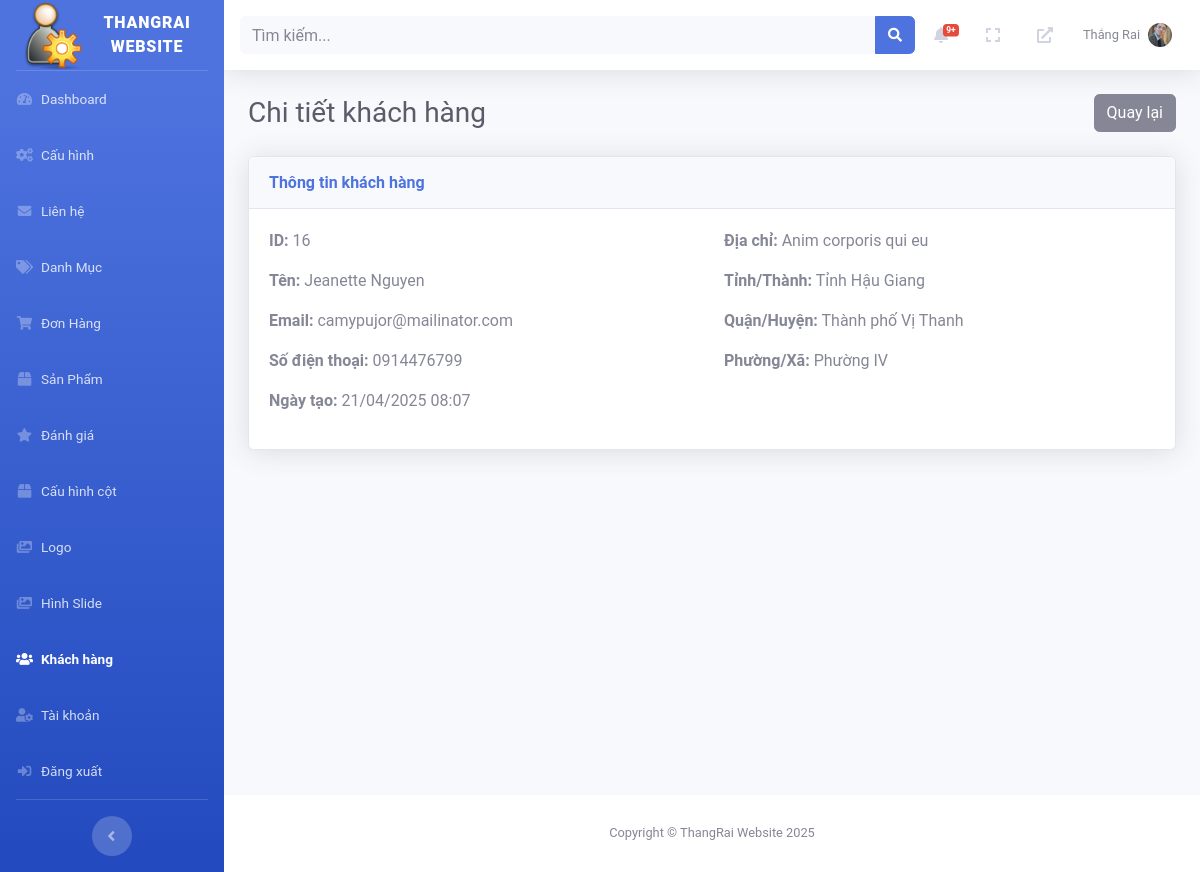
The page /admin/index.php?page=customers&subpage=view&id=16 (signed in) on the database its author committed.
### tables this page shows
CREATE TABLE `customers` (
  `id` int NOT NULL,
  `name` varchar(255) NOT NULL,
  `email` varchar(255) NOT NULL,
  `phone` varchar(20) DEFAULT NULL,
  `address` text,
  `province` varchar(100) NOT NULL,
  `district` varchar(100) NOT NULL,
  `ward` varchar(100) NOT NULL,
  `created_at` timestamp NULL DEFAULT CURRENT_TIMESTAMP,
  `password` varchar(255) NOT NULL DEFAULT ''
);

### admin/pages/customers/view.php (the view, shortened to what this page needs)
<?php
require_once 'C:/laragon/www/2/admin/config/db_connect.php';
$customer_id = isset($_GET['id']) ? (int)$_GET['id'] : 0;
$stmt = $pdo->prepare("SELECT * FROM customers WHERE id = ?");
$stmt->execute([$customer_id]);
$customer = $stmt->fetch(PDO::FETCH_ASSOC);
?>
<div class="d-sm-flex align-items-center justify-content-between mb-4">
    <h1 class="h3 mb-0 text-gray-800">Chi tiết khách hàng</h1>
    <a href="?page=customers" class="btn btn-secondary">Quay lại</a>
</div>
<div class="card shadow mb-4">
    <div class="card-header py-3">
        <h6 class="m-0 font-weight-bold text-primary">Thông tin khách hàng</h6>
    </div>
    <div class="card-body">
        <div class="row">
            <div class="col-md-6">
                <p><strong>ID:</strong> <?php echo $customer['id']; ?></p>
                <p><strong>Tên:</strong> <?php echo htmlspecialchars($customer['name']); ?></p>
                <p><strong>Email:</strong> <?php echo htmlspecialchars($customer['email']); ?></p>
                <p><strong>Số điện thoại:</strong> <?php echo htmlspecialchars($customer['phone'] ?? '-'); ?></p>
                <p><strong>Ngày tạo:</strong> <?php echo date('d/m/Y H:i', strtotime($customer['created_at'])); ?></p>
            </div>
            <div class="col-md-6">
                <p><strong>Địa chỉ:</strong> <?php echo htmlspecialchars($customer['address'] ?? '-'); ?></p>
                <p><strong>Tỉnh/Thành:</strong> <?php echo htmlspecialchars($customer['province']); ?></p>
                <p><strong>Quận/Huyện:</strong> <?php echo htmlspecialchars($customer['district']); ?></p>
                <p><strong>Phường/Xã:</strong> <?php echo htmlspecialchars($customer['ward']); ?></p>
            </div>
        </div>
    </div>
</div>

### admin/includes/topbar.php (shortened to what this page needs)
<?php
require_once 'C:/laragon/www/2/admin/config/db_connect.php';
$admin_id = $_SESSION['admin_id'] ?? null;
$avatar = null;
$new_orders_count = 0;
if ($admin_id) {
    $stmt = $pdo->prepare("SELECT avatar FROM admins WHERE id = ?");
    $stmt->execute([$admin_id]);
    $admin = $stmt->fetch(PDO::FETCH_ASSOC);
    $avatar = $admin['avatar'] ?? null;
    $stmt = $pdo->prepare("SELECT COUNT(*) as count FROM orders WHERE status = 'pending'");
    $stmt->execute();
    $new_orders_count = $stmt->fetch(PDO::FETCH_ASSOC)['count'];
}
?>
<nav class="navbar navbar-expand navbar-light bg-white topbar mb-4 static-top shadow">
    <form class="container search-container">
        <div class="input-group search-input-group">
            <input type="text" class="form-control bg-light border-0 small" placeholder="Tìm kiếm..." id="search-input">
            <div class="input-group-append">
                <button class="btn btn-primary" type="button" id="search-button">
                    <i class="fas fa-search fa-sm"></i>
                </button>
            </div>
        </div>
    </form>
    <ul class="navbar-nav ml-auto">
        <li class="nav-item dropdown no-arrow mx-1">
            <a class="nav-link dropdown-toggle" href="#" id="ordersDropdown" role="button" data-toggle="dropdown">
                <i class="fas fa-bell fa-fw"></i>
                <?php if ($new_orders_count > 0): ?>
                    <span class="badge badge-danger badge-counter"><?php echo $new_orders_count > 9 ? '9+' : $new_orders_count; ?></span>
                <?php endif; ?>
            </a>
        </li>
        <li class="nav-item no-arrow mx-1">
            <a class="nav-link" href="#" id="fullscreenToggle">
                <i class="fas fa-expand fa-fw"></i>
            </a>
        </li>
        <li class="nav-item no-arrow mx-1">
            <a class="nav-link" href="http://localhost/2/public/" target="_blank">
                <i class="fas fa-external-link-alt fa-fw"></i>
            </a>
        </li>
        <li class="nav-item dropdown no-arrow">
            <a class="nav-link dropdown-toggle" href="#" id="userDropdown" role="button" data-toggle="dropdown">
                <span class="mr-2 d-none d-lg-inline text-gray-600 small">
                    <?php echo htmlspecialchars($_SESSION['admin_name'] ?? 'Admin'); ?>
                </span>
                <?php if ($avatar): ?>
                    <img src="/2/admin/<?php echo htmlspecialchars($avatar); ?>" alt="Avatar" class="rounded-circle" style="width: 24px; height: 24px; object-fit: cover;">
                <?php else: ?>
                    <img src="/2/admin/images/default-avatar.png" alt="Default Avatar" class="rounded-circle" style="width: 24px; height: 24px; object-fit: cover;">
                <?php endif; ?>
            </a>
        </li>
    </ul>
</nav>

### admin/assets/css/custom.css (style rules this page uses)
body { font-family: 'Roboto', sans-serif; }

### rows shown on the page
customers: id "16", name "Jeanette Nguyen", email "camypujor@mailinator.com", phone "0914476799", created_at "21/04/2025 08:07", address "Anim corporis qui eu", province "Tỉnh Hậu Giang", district "Thành phố Vị Thanh", ward "Phường IV"

### other values the page prints
SITE_NAME "THANGRAI WEBSITE"
$_SESSION['admin_name'] "Thắng Rai"
SITE_NAME "ThangRai Website"
